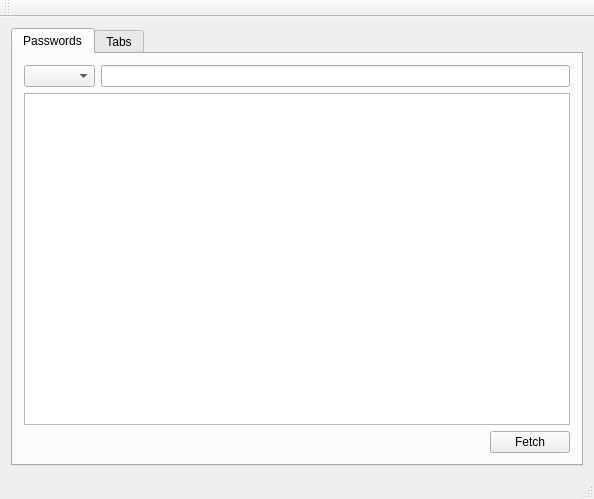
<?xml version="1.0" encoding="UTF-8"?>
<ui version="4.0">
 <class>MainWindow</class>
 <widget class="QMainWindow" name="MainWindow">
  <property name="geometry">
   <rect>
    <x>0</x>
    <y>0</y>
    <width>594</width>
    <height>499</height>
   </rect>
  </property>
  <property name="windowTitle">
   <string>MainWindow</string>
  </property>
  <widget class="QWidget" name="centralWidget">
   <layout class="QVBoxLayout" name="verticalLayout_3">
    <item>
     <widget class="QTabWidget" name="tabWidget">
      <property name="currentIndex">
       <number>0</number>
      </property>
      <widget class="QWidget" name="tab">
       <attribute name="title">
        <string>Passwords</string>
       </attribute>
       <layout class="QVBoxLayout" name="verticalLayout">
        <item>
         <layout class="QHBoxLayout" name="horizontalLayout_2">
          <item>
           <widget class="QComboBox" name="comboBox">
            <item>
             <property name="text">
              <string/>
             </property>
            </item>
            <item>
             <property name="text">
              <string>ie</string>
             </property>
            </item>
            <item>
             <property name="text">
              <string>chrome</string>
             </property>
            </item>
            <item>
             <property name="text">
              <string>firefox</string>
             </property>
            </item>
           </widget>
          </item>
          <item>
           <widget class="QLineEdit" name="lineEdit"/>
          </item>
         </layout>
        </item>
        <item>
         <widget class="QTableView" name="tableView"/>
        </item>
        <item>
         <layout class="QHBoxLayout" name="horizontalLayout">
          <item>
           <spacer name="horizontalSpacer">
            <property name="orientation">
             <enum>Qt::Horizontal</enum>
            </property>
            <property name="sizeHint" stdset="0">
             <size>
              <width>40</width>
              <height>20</height>
             </size>
            </property>
           </spacer>
          </item>
          <item>
           <widget class="QPushButton" name="pushButton">
            <property name="text">
             <string>Fetch</string>
            </property>
           </widget>
          </item>
         </layout>
        </item>
       </layout>
      </widget>
      <widget class="QWidget" name="tab_2">
       <attribute name="title">
        <string>Tabs</string>
       </attribute>
       <layout class="QVBoxLayout" name="verticalLayout_2">
        <item>
         <widget class="QListWidget" name="listWidget"/>
        </item>
        <item>
         <layout class="QHBoxLayout" name="horizontalLayout_3">
          <item>
           <spacer name="horizontalSpacer_2">
            <property name="orientation">
             <enum>Qt::Horizontal</enum>
            </property>
            <property name="sizeHint" stdset="0">
             <size>
              <width>40</width>
              <height>20</height>
             </size>
            </property>
           </spacer>
          </item>
          <item>
           <widget class="QPushButton" name="pushButton_2">
            <property name="text">
             <string>Urls</string>
            </property>
           </widget>
          </item>
         </layout>
        </item>
       </layout>
      </widget>
     </widget>
    </item>
   </layout>
  </widget>
  <widget class="QMenuBar" name="menuBar">
   <property name="geometry">
    <rect>
     <x>0</x>
     <y>0</y>
     <width>594</width>
     <height>26</height>
    </rect>
   </property>
  </widget>
  <widget class="QToolBar" name="mainToolBar">
   <attribute name="toolBarArea">
    <enum>TopToolBarArea</enum>
   </attribute>
   <attribute name="toolBarBreak">
    <bool>false</bool>
   </attribute>
  </widget>
  <widget class="QStatusBar" name="statusBar"/>
 </widget>
 <layoutdefault spacing="6" margin="11"/>
 <resources/>
 <connections/>
</ui>
